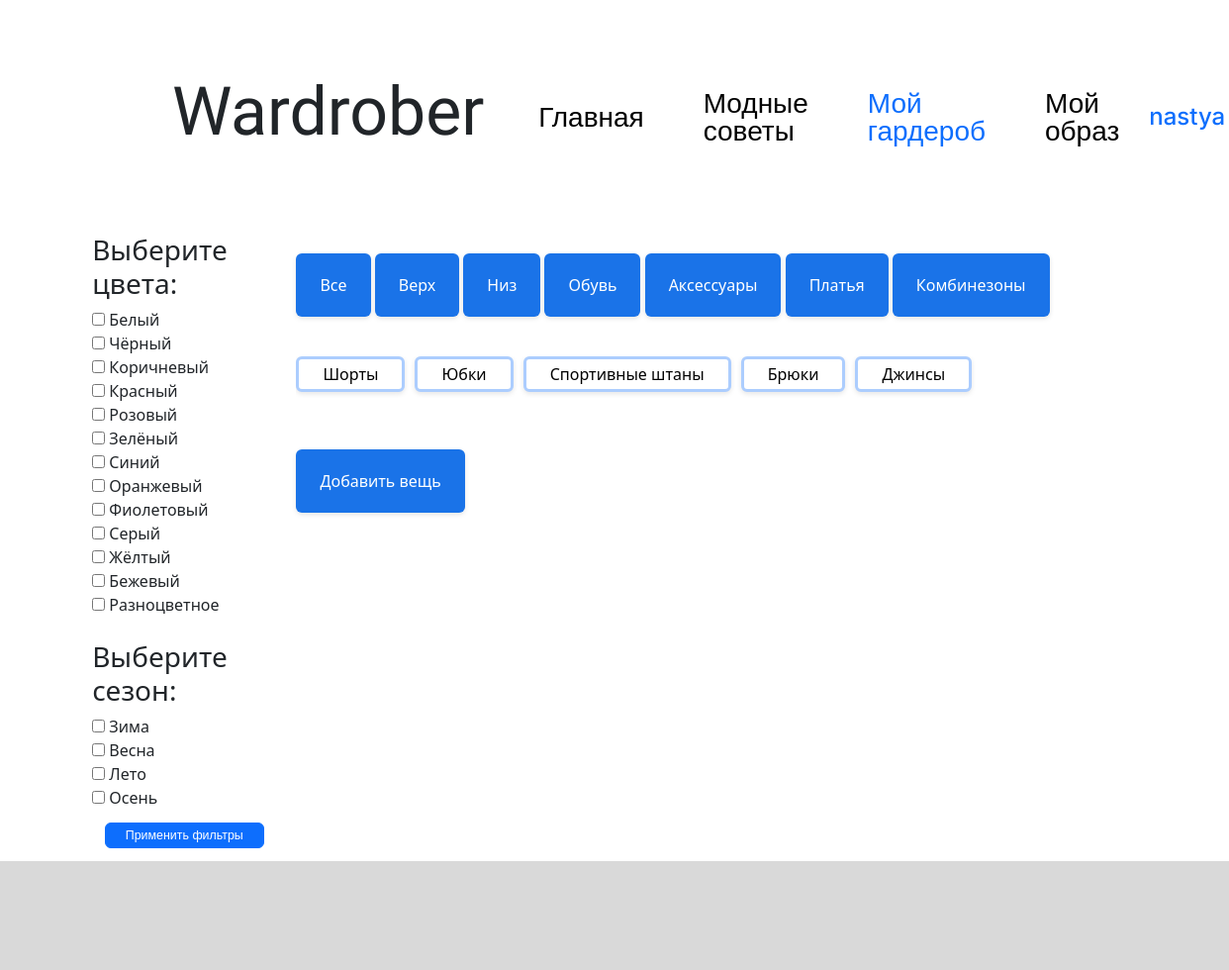
The app's page /wardrobe/3/1 (signed in) with its own data.
### data/users.py (models this page shows, shortened)
class User(SqlAlchemyBase, UserMixin, SerializerMixin):
    __tablename__ = 'users'
    id = sqlalchemy.Column(sqlalchemy.Integer,
                           primary_key=True, autoincrement=True)
    name = sqlalchemy.Column(sqlalchemy.String, nullable=True)
    login = sqlalchemy.Column(sqlalchemy.String, nullable=True)
    hashed_password = sqlalchemy.Column(sqlalchemy.String, nullable=True)
    modified_date = sqlalchemy.Column(sqlalchemy.DateTime,
                                      default=datetime.datetime.now)
    def get_id(self):
        return self.id

### tables this page shows
CREATE TABLE colors (id INTEGER PRIMARY KEY NOT NULL, name VARCHAR NOT NULL);

### server.py (the view)
@app.route('/wardrobe/<int:category>/<int:subcategory>')
def subcategories(category, subcategory):
    db_sess = db_session.create_session()
    query = text("SELECT id, name FROM colors")
    colors = db_sess.execute(query).fetchall()
    color = list(map(int, request.args.getlist('color')))
    season = request.args.getlist('season')
    return render_template('subcategories.html',
                           items=get_items_by_filter_subcategory(color, season, subcategory, db_sess),
                           path=request.path, colors=colors)

### data/db_session.py (called while the page is built)
def create_session() -> Session:
    global __factory
    return __factory()

### functios/filter.py (called while the page is built, shortened)
def get_items_by_filter_subcategory(color, season, subcategory_id, db_sess):
    if color == [] and season == []:
        query = text(
            "SELECT id, name, img_url FROM wardrobeitems WHERE user_id = :user_id AND subcategory_id = :category_id")
        return db_sess.execute(query, {'user_id': current_user.get_id(), 'category_id': subcategory_id}).fetchall()

### server.py (called while the page is built)
@login_manager.user_loader
def load_user(user_id):
    db_sess = db_session.create_session()
    return db_sess.query(User).get(user_id)

### templates/subcategories.html (shortened to what this page needs)
{% extends "base.html" %}
{% block content %}
<div class="for_multiple_blocks">
    <form action="" method="GET" id="filter">
        <h3>Выберите цвета:</h3>
        {% for color in colors %}
        <label>
            <input type="checkbox" value="{{ color[0] }}" name="color">
            {{ color[1] }}
        </label>
        {% endfor %}
        <br>
        <h3>Выберите сезон:</h3>
        <label>
            <input type="checkbox" value="Зима" name="season">
            Зима
        </label>
        <label>
            <input type="checkbox" value="Весна" name="season">
            Весна
        </label>
        <label>
            <input type="checkbox" value="Лето" name="season">
            Лето
        </label>
        <label>
            <input type="checkbox" value="Осень" name="season">
            Осень
        </label>
        <input type="submit" id="filter-btn" class="btn btn-primary mybtn" value="Применить фильтры">
    </form>
    <div class="my_container-wardrobe">
        <div class="button-container_wrd">
            <a href="/wardrobe" class="btn_categories_wrd">Все</a>
            <a href="/wardrobe/5" class="btn_categories_wrd">Верх</a>
            <a href="/wardrobe/3" class="btn_categories_wrd">Низ</a>
            <a href="/wardrobe/1" class="btn_categories_wrd">Обувь</a>
            <a href="/wardrobe/6" class="btn_categories_wrd">Аксессуары</a>
            <a href="/wardrobe/4" class="btn_categories_wrd">Платья</a>
            <a href="/wardrobe/2" class="btn_categories_wrd">Комбинезоны</a>
        </div>
        <div class="button-container_wrd">
            <div class="subcategories-scroll_wrd">
                {% if path.split('/')[-2] == "3" %}
                <a href="/wardrobe/3/1" class="btn_subcategories_wrd">Шорты</a>
                <a href="/wardrobe/3/2" class="btn_subcategories_wrd">Юбки</a>
                <a href="/wardrobe/3/3" class="btn_subcategories_wrd">Спортивные штаны</a>
                <a href="/wardrobe/3/4" class="btn_subcategories_wrd">Брюки</a>
                <a href="/wardrobe/3/5" class="btn_subcategories_wrd">Джинсы</a>
                {% elif path.split('/')[-2] == "4" %}
                <a href="/wardrobe/4/6" class="btn_subcategories_wrd">Повседневные платья</a>
                <a href="/wardrobe/4/7" class="btn_subcategories_wrd">Вечерние платья</a>
                {% elif path.split('/')[-2] == "1" %}
                <a href="/wardrobe/1/22" class="btn_subcategories_wrd">Туфли</a>
                <a href="/wardrobe/1/23" class="btn_subcategories_wrd">Демисезонная обувь</a>
                <a href="/wardrobe/1/24" class="btn_subcategories_wrd">Зимняя обувь</a>
                <a href="/wardrobe/1/25" class="btn_subcategories_wrd">Летняя обувь</a>
                {% else %}
                <a href="/wardrobe/2" class="btn_subcategories_wrd">Комбинезоны</a>
                {% endif %}
            </div>
        </div>
        <div class="button-container_wrd">
            <div style="margin-top: 10px;">
                <a href="/add_wardrobe_item" class="add-item-btn_wrd">Добавить вещь</a>
            </div>
        </div>
        <div class="button-container_wrd">
        </div>
    </div>
</div>
{% endblock %}

### templates/base.html (shortened to what this page needs)
<!doctype html>
<html lang="en">
<head>
    <link href="https://cdn.jsdelivr.net/npm/bootstrap@5.3.3/dist/css/bootstrap.min.css"
          rel="stylesheet"
>
    <link rel="stylesheet" type="text/css" href="/static/css/style.css"/>
</head>
<body>
<header>
    <nav>
        <h1 class="main-name">Wardrober</h1>
        {% if path == '/' %}
        <a href="/" class="nav-item" style="color:#0D6EFD;">Главная</a>
        {% else %}
        <a href="/" class="nav-item" style="color:#000000;">Главная</a>
        {% endif %}
        {% if path == '/advices' %}
        <a href="/advices" class="nav-item" style="color:#0D6EFD;">Модные советы</a>
        {% else %}
        <a href="/advices" class="nav-item" style="color:#000000;">Модные советы</a>
        {% endif %}
        {% if 'wardrobe' in path %}
        <a href="/wardrobe" class="nav-item" style="color:#0D6EFD;">Мой гардероб</a>
        {% else %}
        <a href="/wardrobe" class="nav-item" style="color:#000000;">Мой гардероб</a>
        {% endif %}
        {% if path == '/look' %}
        <a href="/look" class="nav-item" style="color:#0D6EFD;">Мой образ</a>
        {% else %}
        <a href="/look" class="nav-item" style="color:#000000;">Мой образ</a>
        {% endif %}
        {% if current_user.is_authenticated %}
        <a id="user-name" href="/logout">{{ current_user.name }}</a>
        {% else %}
        <a href="/login" class="btn btn-primary mybtn">Вход</a>
        {% endif %}
    </nav>
</header>
<main role="main" class="container">
    {% block content %}{% endblock %}
</main>
<div id="bottom"></div>
</body>
</html>

### static/css/style.css (style rules this page uses)
body { display: flex; flex-direction: column; min-height: 100vh; }
.for_multiple_blocks { display: flex; justify-content: center; }
.my_container-wardrobe { width: 70vw; }
#filter { display: flex; align-items: start; justify-content: start; flex-direction: column; width: 15vw; }
.container { margin: 0px 0px 0px 0px; padding: 0px 0px 0px 0px; max-width: 100vw; flex: 1; }
#bottom { background-color: #D9D9D9; margin: 40px, 0, 0, 0; height: 110px; width: 100vw; }
nav { display: flex; justify-content: space-between; align-items: center; margin: 60px 14vw 60px 14vw; }
.main-name { font-family: "Italianno", cursive; font-weight: 400; font-size: 68px; font-style: normal; margin-right: 2vw; }
.nav-item, .mybtn { font-family: "Inter", sans-serif; font-size: 28px; font-weight: 300; font-style: normal; text-decoration: none; margin: 30px; line-height: 100%; }
#user-name { font-family: "Inter", sans-serif; font-size: 24px; font-weight: 500; font-style: normal; text-decoration: none; }
.add-item-btn_wrd { display: inline-block; padding: 20px 24px; background-color: #1A73E8; color: white; text-align: center; text-decoration: none; border: none; border-radius: 6px; font-size: 16px; font-weight: 500; cursor: pointer; transition: all 0.3s ease; box-shadow: 0 2px 5px rgba(0,0,0,0.1); }
.button-container_wrd { padding: 20px; max-width: 1040px; margin: 0 auto; }
.btn_categories_wrd { display: inline-block; padding: 20px 24px; background-color: #1A73E8; color: white; text-align: center; text-decoration: none; border: none; border-radius: 6px; font-size: 16px; font-weight: 500; cursor: pointer; transition: all 0.3s ease; box-shadow: 0 2px 5px rgba(0,0,0,0.1); }
.btn_subcategories_wrd { display: flex; flex-wrap: wrap; gap: 10px; padding: 3px 24px; background-color: white; color: white; text-align: center; text-decoration: none; border: 3px solid #ACCDFE; border-radius: 6px; color: black; font-size: 16px; font-weight: 500; cursor: pointer; transition: all 0.3s ease; box-shadow: 0 2px 5px rgba(0,0,0,0.1); }
.subcategories-scroll_wrd { display: flex; overflow-x: auto; padding-bottom: 8px; flex-wrap: wrap; gap: 10px; }
#filter-btn { width: 13vw; font-size: 1vw; margin: 1vw; }

### records on screen
User: name "nastya"
colors: name "Белый"
colors: name "Чёрный"
colors: name "Коричневый"
colors: name "Красный"
colors: name "Розовый"
colors: name "Зелёный"
colors: name "Синий"
colors: name "Оранжевый"
colors: name "Фиолетовый"
colors: name "Серый"
colors: name "Жёлтый"
colors: name "Бежевый"
colors: name "Разноцветное"
